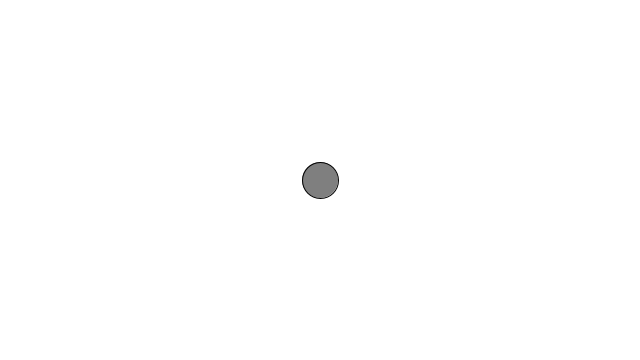
Frame 1 (no input)
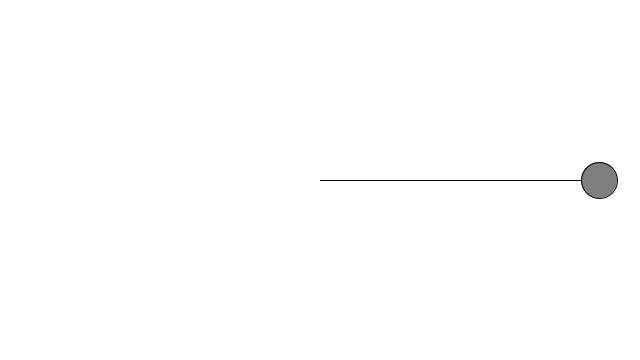
Frame 60 (the mouse pressed at the canvas centre just before this capture)
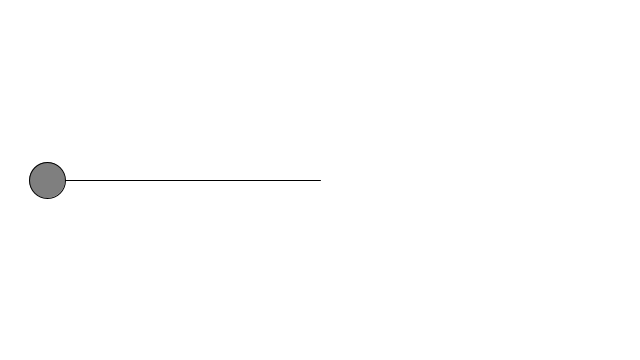
Frame 120 (the mouse held since frame 60 and released just before this capture)

The Processing sketch that drew these frames (run headless with seeded random() and noise(); from frame 60 on, the mouse is pressed at the canvas centre):

// Processing sketch: HarmonicMotion
// ── HarmonicMotion.pde
float angle = 0;
float aVelocity = 0.03;
float amplitude = 300;
float acceleration = 0.0001;

void setup() {
  size (640, 360);
  smooth();
}

void draw() {
  background(255);
  translate(width/2, height/2);
  
  float x= amplitude * sin(angle);
  
  ellipseMode(CENTER);
  stroke(0);
  fill(127);
  line(0,0,x,0);
  ellipse(x,0,36,36);
  
  aVelocity += acceleration;
  angle += aVelocity;
  
}
